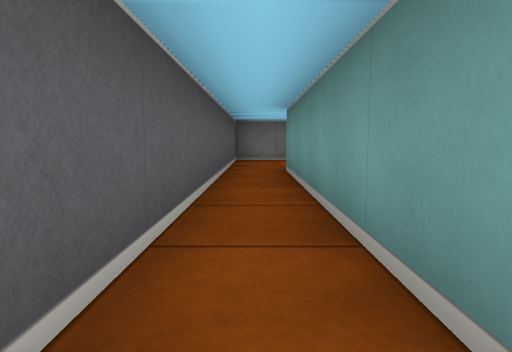
View 1 (above)

16 first-person views from a walk through a cub3D level. The camera is about half as high as the walls, tilts 6° down and sees 75° across. The floor is counted in squares. Each view is taken from the middle of a square. On the plan, view 1 faces up. The plan holds only what a view shows up to about 9 squares ahead; the rest is blank. The place goes on beyond the plan.

View 2
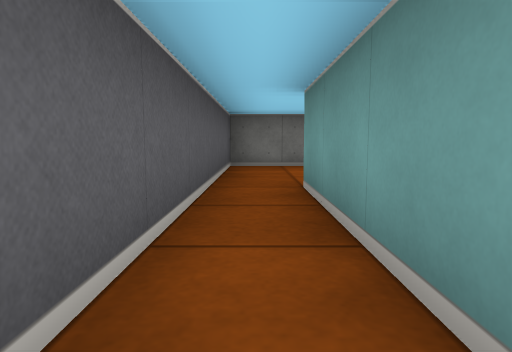

View 3
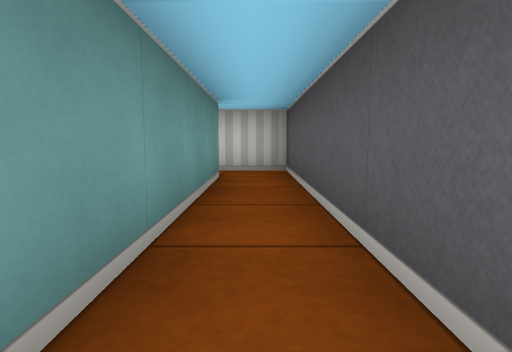

View 4
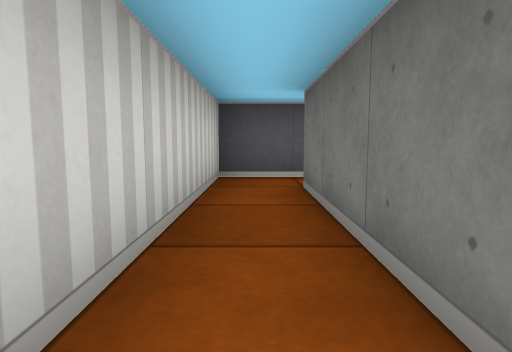

View 5
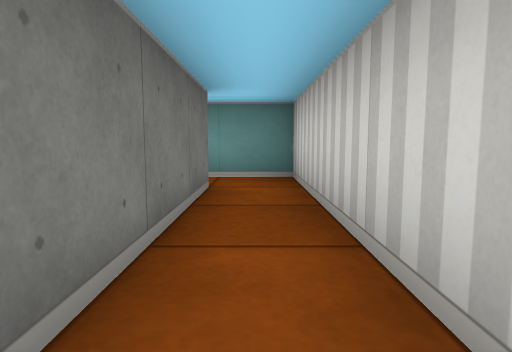

View 6
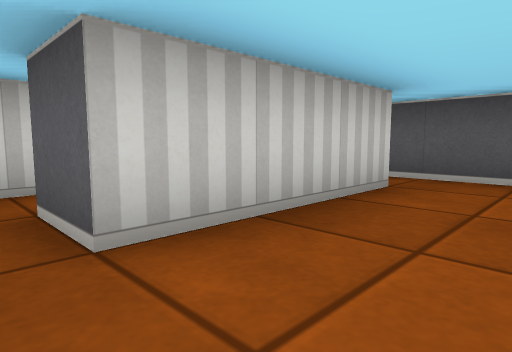

View 7
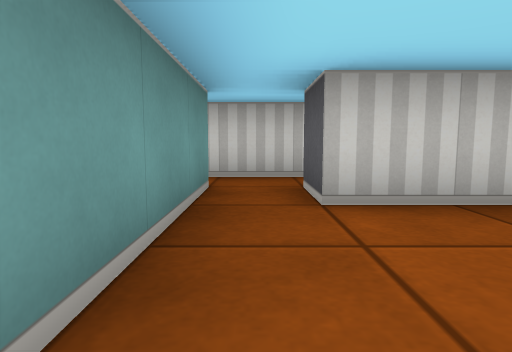

View 8
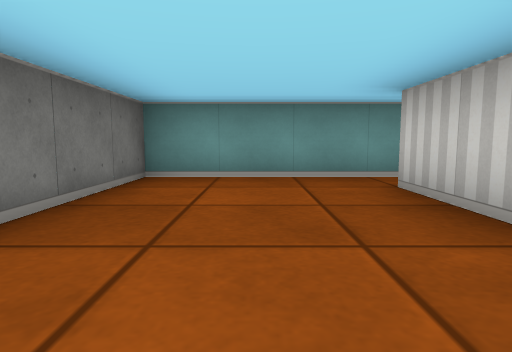

View 9
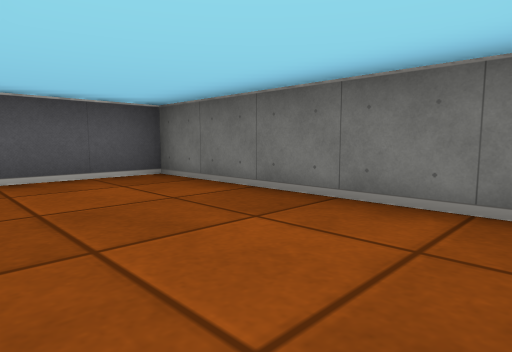

View 10
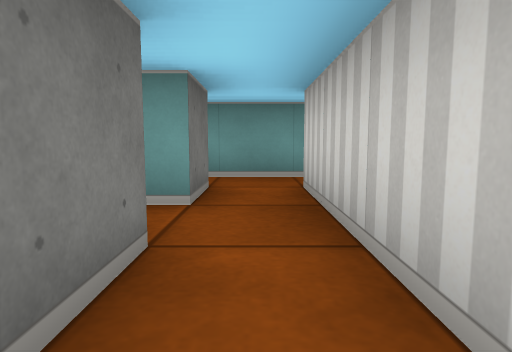

View 11
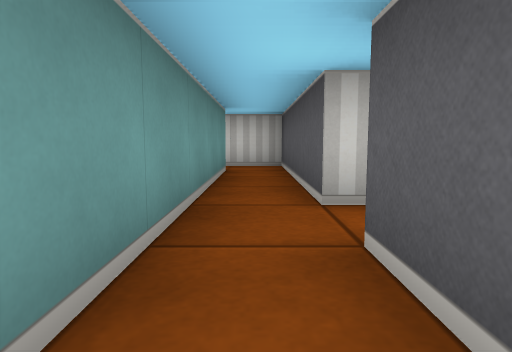

View 12
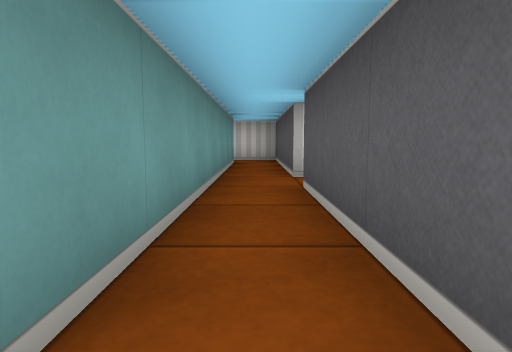

View 13
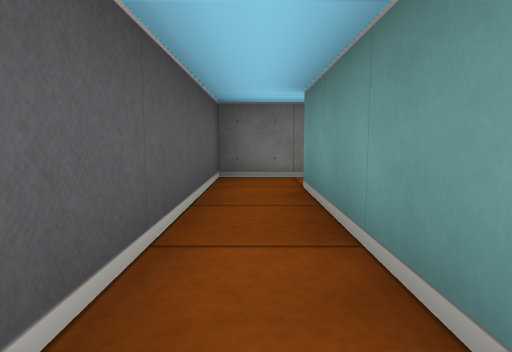

View 14
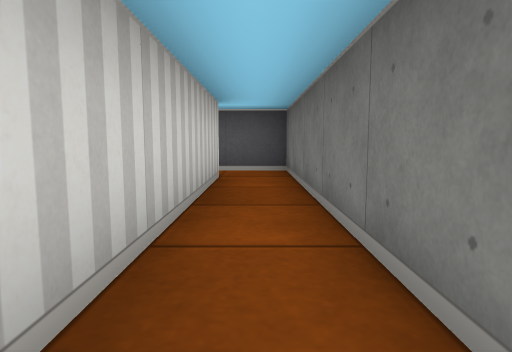

View 15
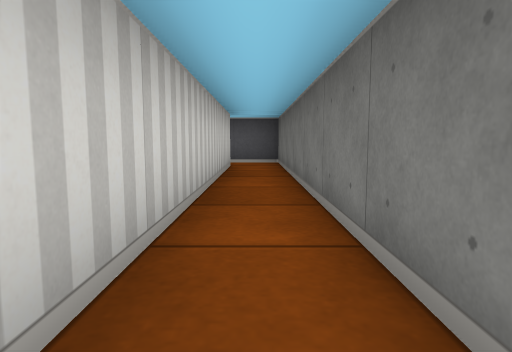

View 16
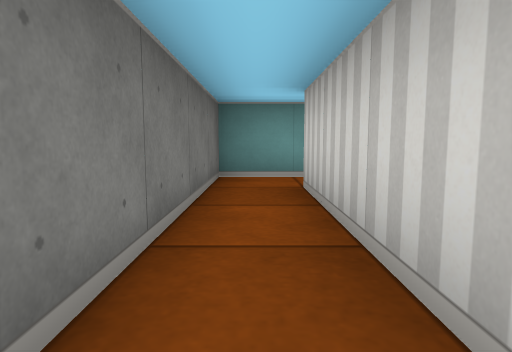

### Floor plan
Ten units are one square. View 1 is at (0, 0); x grows to the right and y downward. Boxes are objects, and circles mark ways between rooms. Rooms are numbered by the first view taken in them; rooms with no view inside come last. Other rooms are left out.
<svg viewBox="-10 -90 150 100">
<path fill="none" stroke="#000" d="M35 -5 5 -5 5 -55M-5 -55 -5 5 45 5 45 -8M5 -55 35 -55 35 -45M45 -45 45 -85 -5 -85 -5 -55M25 -35 35 -35M35 -45 25 -45M65 -5 65 -75M55 -35 55 5 66 5M55 -75 55 -45M65 -75 125 -75M135 -72 135 -85 55 -85 55 -75M35 -35 55 -35M55 -45 45 -45"/>
<circle cx="0" cy="-50" r="3" fill="#2a7"/>
<circle cx="40" cy="-50" r="3" fill="#2a7"/>
<circle cx="30" cy="-40" r="3" fill="#2a7"/>
<circle cx="60" cy="-70" r="3" fill="#2a7"/>
<circle cx="50" cy="-40" r="3" fill="#2a7"/>
<text x="0" y="-10">1</text>
<text x="20" y="-70">2</text>
<text x="20" y="-40">3</text>
<text x="80" y="0">4</text>
<text x="100" y="-80">5</text>
<text x="40" y="-40">6</text>
</svg>
Room 1 opens to room 2. Room 2 opens to room 6. Room 3 opens to room 6. Room 4 opens to room 5. Room 4 opens to room 6.

Where each view was taken, in squares from view 1:
view 1: 0 up, 0 right, facing up
view 2: 2 up, 0 right, facing up
view 3: 5 up, 0 right, facing down
view 4: 0 up, 4 right, facing left
view 5: 0 up, 0 right, facing right
view 6: 7 up, 4 right, facing down-left
view 7: 8 up, 4 right, facing down
view 8: 7 up, 0 right, facing right
view 9: 6 up, 4 right, facing up-left
view 10: 4 up, 2 right, facing right
view 11: 6 up, 6 right, facing down
view 12: 8 up, 6 right, facing down
view 13: 4 up, 6 right, facing up
view 14: 8 up, 11 right, facing left
view 15: 8 up, 13 right, facing left
view 16: 8 up, 9 right, facing right
